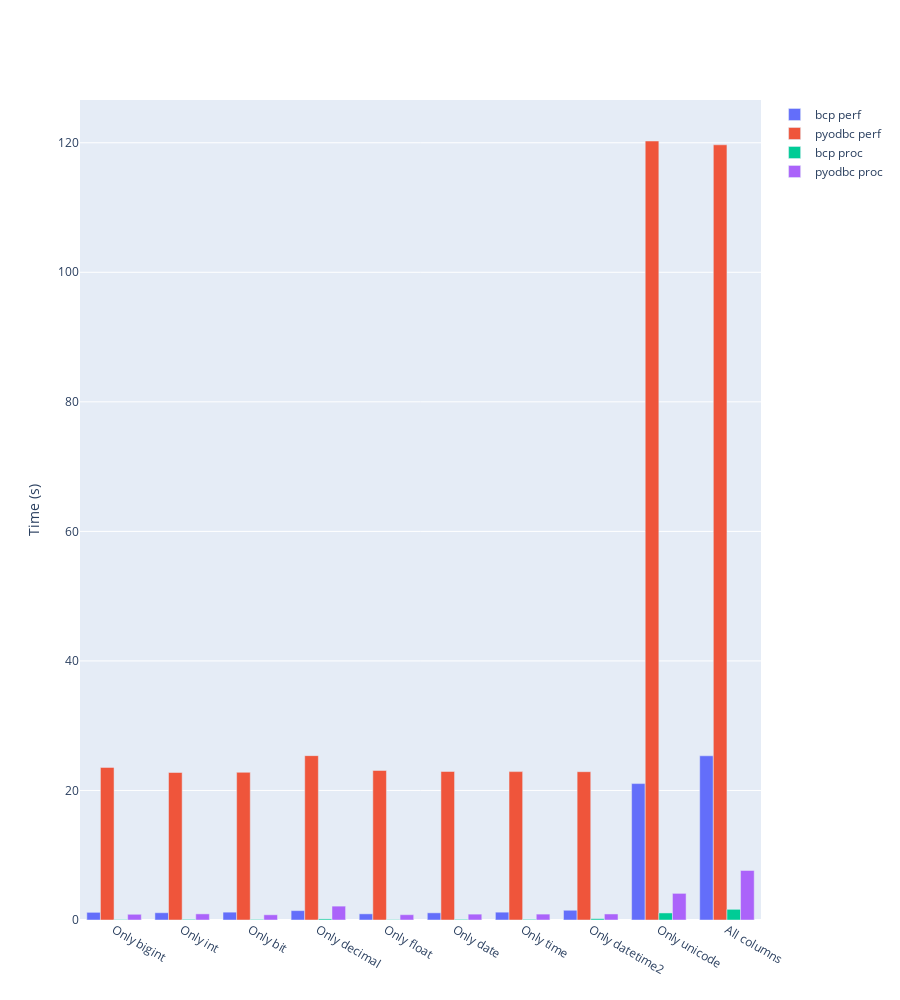

Notebook cell for this chart:
### Markdown cell above
Now we will do the same benchmark but with a lock on the table.

### Code cell
benchmark(list(gen_fns.keys())[:-2], True, NR_ROWS, True)

### Figure 1 — Plotly figure (JSON) as saved in the notebook; plotly's stock layout.template omitted (floating-point values rounded to 4 significant figures)
{"data": [{"name": "bcp perf", "type": "bar", "x": ["Only bigint", "Only int", "Only bit", "Only decimal", "Only float", "Only date", "Only time", "Only datetime2", "Only unicode", "All columns"], "y": [1.182, 1.124, 1.211, 1.449, 0.9516, 1.109, 1.209, 1.504, 21.06, 25.35]}, {"name": "pyodbc perf", "type": "bar", "x": ["Only bigint", "Only int", "Only bit", "Only decimal", "Only float", "Only date", "Only time", "Only datetime2", "Only unicode", "All columns"], "y": [23.56, 22.77, 22.8, 25.38, 23.09, 22.93, 22.91, 22.9, 120.3, 119.7]}, {"name": "bcp proc", "type": "bar", "x": ["Only bigint", "Only int", "Only bit", "Only decimal", "Only float", "Only date", "Only time", "Only datetime2", "Only unicode", "All columns"], "y": [0.07682, 0.1023, 0.08726, 0.1682, 0.06511, 0.09979, 0.1036, 0.2024, 1.088, 1.648]}, {"name": "pyodbc proc", "type": "bar", "x": ["Only bigint", "Only int", "Only bit", "Only decimal", "Only float", "Only date", "Only time", "Only datetime2", "Only unicode", "All columns"], "y": [0.8835, 0.9443, 0.8054, 2.143, 0.8196, 0.9056, 0.9113, 0.932, 4.111, 7.644]}], "layout": {"height": 1000, "yaxis": {"title": {"text": "Time (s)"}}}}
